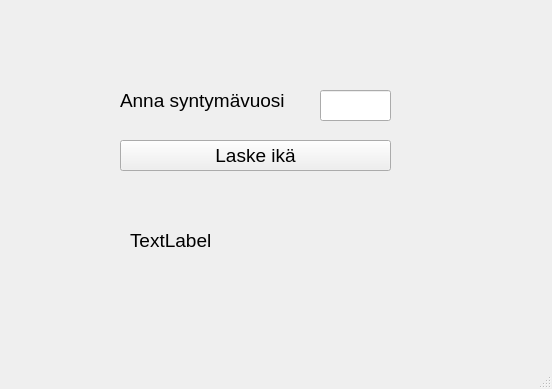
<?xml version="1.0" encoding="UTF-8"?>
<ui version="4.0">
 <class>MainWindow</class>
 <widget class="QMainWindow" name="MainWindow">
  <property name="geometry">
   <rect>
    <x>0</x>
    <y>0</y>
    <width>552</width>
    <height>389</height>
   </rect>
  </property>
  <property name="windowTitle">
   <string>MainWindow</string>
  </property>
  <widget class="QWidget" name="centralwidget">
   <widget class="QLabel" name="label">
    <property name="geometry">
     <rect>
      <x>120</x>
      <y>80</y>
      <width>171</width>
      <height>41</height>
     </rect>
    </property>
    <property name="font">
     <font>
      <pointsize>14</pointsize>
     </font>
    </property>
    <property name="text">
     <string>Anna syntymävuosi</string>
    </property>
   </widget>
   <widget class="QLineEdit" name="lineEditYear">
    <property name="geometry">
     <rect>
      <x>320</x>
      <y>90</y>
      <width>71</width>
      <height>31</height>
     </rect>
    </property>
    <property name="font">
     <font>
      <pointsize>14</pointsize>
     </font>
    </property>
   </widget>
   <widget class="QPushButton" name="btnShow">
    <property name="geometry">
     <rect>
      <x>120</x>
      <y>140</y>
      <width>271</width>
      <height>31</height>
     </rect>
    </property>
    <property name="font">
     <font>
      <pointsize>14</pointsize>
     </font>
    </property>
    <property name="text">
     <string>Laske ikä</string>
    </property>
   </widget>
   <widget class="QLabel" name="labelResult">
    <property name="geometry">
     <rect>
      <x>130</x>
      <y>230</y>
      <width>251</width>
      <height>21</height>
     </rect>
    </property>
    <property name="font">
     <font>
      <pointsize>14</pointsize>
     </font>
    </property>
    <property name="text">
     <string>TextLabel</string>
    </property>
   </widget>
  </widget>
  <widget class="QMenuBar" name="menubar">
   <property name="geometry">
    <rect>
     <x>0</x>
     <y>0</y>
     <width>552</width>
     <height>22</height>
    </rect>
   </property>
  </widget>
  <widget class="QStatusBar" name="statusbar"/>
 </widget>
 <resources/>
 <connections/>
</ui>
